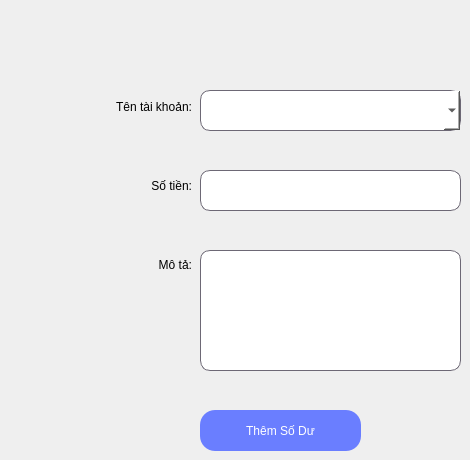
        <widget class="QWidget" name="tab_2">
         <attribute name="title">
          <string>Thêm Số Dư</string>
         </attribute>
         <widget class="QLineEdit" name="lineEdit_p4_SoTien">
          <property name="geometry">
           <rect>
            <x>200</x>
            <y>170</y>
            <width>261</width>
            <height>41</height>
           </rect>
          </property>
          <property name="styleSheet">
           <string notr="true">font: 16pt &quot;Segoe UI&quot;;
background-color: rgb(255, 255, 255);

border-radius: 10px;
border: 1px solid #6d6875;</string>
          </property>
         </widget>
         <widget class="QTextEdit" name="textEdit_p4_MoTa_2">
          <property name="geometry">
           <rect>
            <x>200</x>
            <y>250</y>
            <width>261</width>
            <height>121</height>
           </rect>
          </property>
          <property name="styleSheet">
           <string notr="true">font: 16pt &quot;Segoe UI&quot;;
background-color: rgb(255, 255, 255);

border-radius: 10px;
border: 1px solid #6d6875;</string>
          </property>
         </widget>
         <widget class="QWidget" name="layoutWidget_2">
          <property name="geometry">
           <rect>
            <x>11</x>
            <y>71</y>
            <width>181</width>
            <height>231</height>
           </rect>
          </property>
          <layout class="QVBoxLayout" name="verticalLayout_P4_tab2">
           <item>
            <widget class="QLabel" name="label_p4_TenTaiKhoan_2">
             <property name="styleSheet">
              <string notr="true">font: 75 15pt &quot;Segoe UI&quot;;</string>
             </property>
             <property name="text">
              <string>&lt;html&gt;&lt;head/&gt;&lt;body&gt;&lt;p align=&quot;right&quot;&gt;Tên tài khoản:&lt;/p&gt;&lt;/body&gt;&lt;/html&gt;</string>
             </property>
            </widget>
           </item>
           <item>
            <widget class="QLabel" name="label_p4_SoTien_2">
             <property name="styleSheet">
              <string notr="true">font: 75 15pt &quot;Segoe UI&quot;;</string>
             </property>
             <property name="text">
              <string>&lt;html&gt;&lt;head/&gt;&lt;body&gt;&lt;p align=&quot;right&quot;&gt;Số tiền:&lt;/p&gt;&lt;/body&gt;&lt;/html&gt;</string>
             </property>
            </widget>
           </item>
           <item>
            <widget class="QLabel" name="label_p4_MoTa_2">
             <property name="styleSheet">
              <string notr="true">font: 75 15pt &quot;Segoe UI&quot;;</string>
             </property>
             <property name="text">
              <string>&lt;html&gt;&lt;head/&gt;&lt;body&gt;&lt;p align=&quot;right&quot;&gt;Mô tả:&lt;/p&gt;&lt;/body&gt;&lt;/html&gt;</string>
             </property>
            </widget>
           </item>
          </layout>
         </widget>
         <widget class="QComboBox" name="comboBox_p4_TenTaiKhoan">
          <property name="geometry">
           <rect>
            <x>200</x>
            <y>90</y>
            <width>261</width>
            <height>41</height>
           </rect>
          </property>
          <property name="styleSheet">
           <string notr="true">border-radius: 10px;
border: 1px solid #6d6875;
color: rgb(0, 0, 0);
background-color: rgb(255, 255, 255);
font: 75 14pt &quot;Segoe UI&quot;;</string>
          </property>
         </widget>
         <widget class="QPushButton" name="btn_page4_ThemSoDu">
          <property name="geometry">
           <rect>
            <x>200</x>
            <y>410</y>
            <width>161</width>
            <height>41</height>
           </rect>
          </property>
          <property name="styleSheet">
           <string notr="true">border-radius: 15px;
color: rgb(255, 255, 255);
background-color: rgb(106, 126, 255);
font: 75 15pt &quot;MS Shell Dlg 2&quot;;</string>
          </property>
          <property name="text">
           <string>Thêm Số Dư</string>
          </property>
         </widget>
        </widget>
